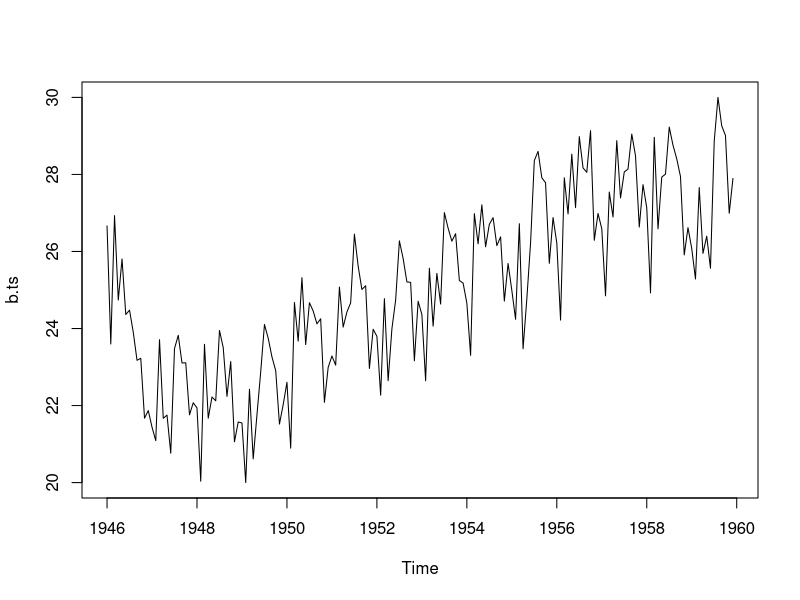
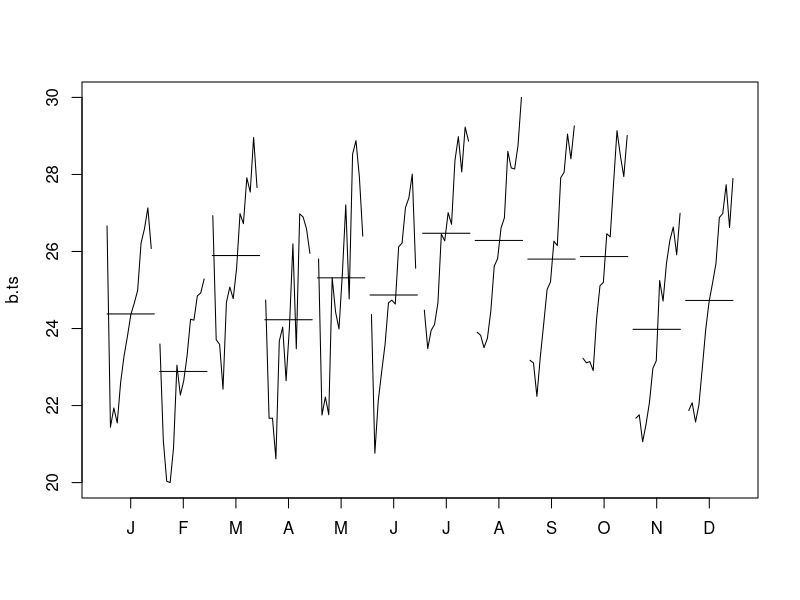
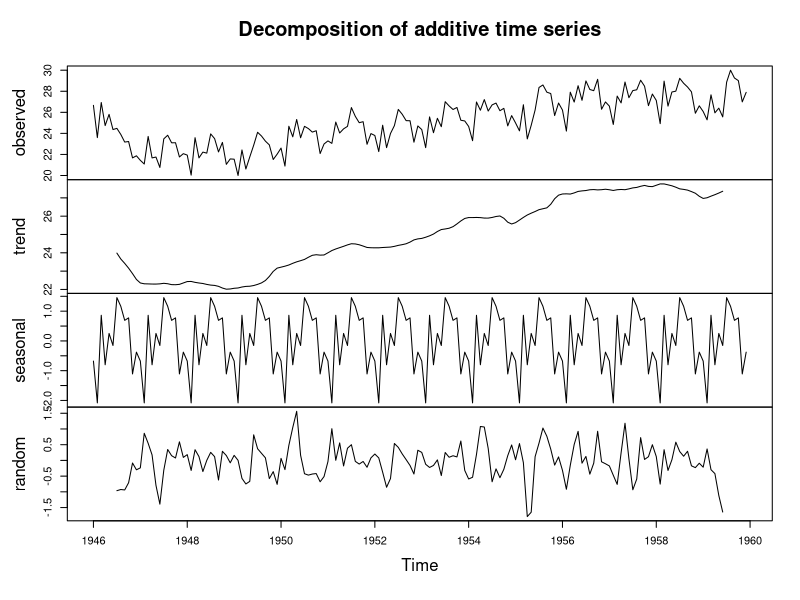
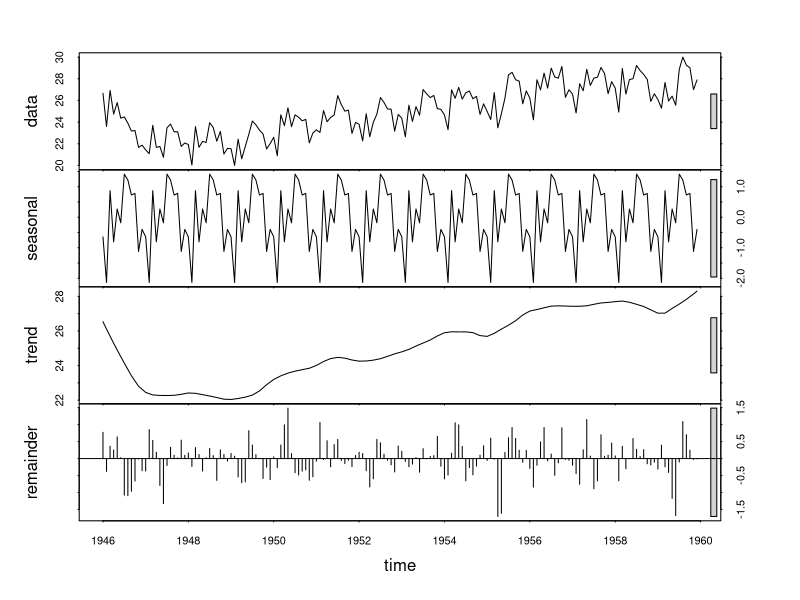
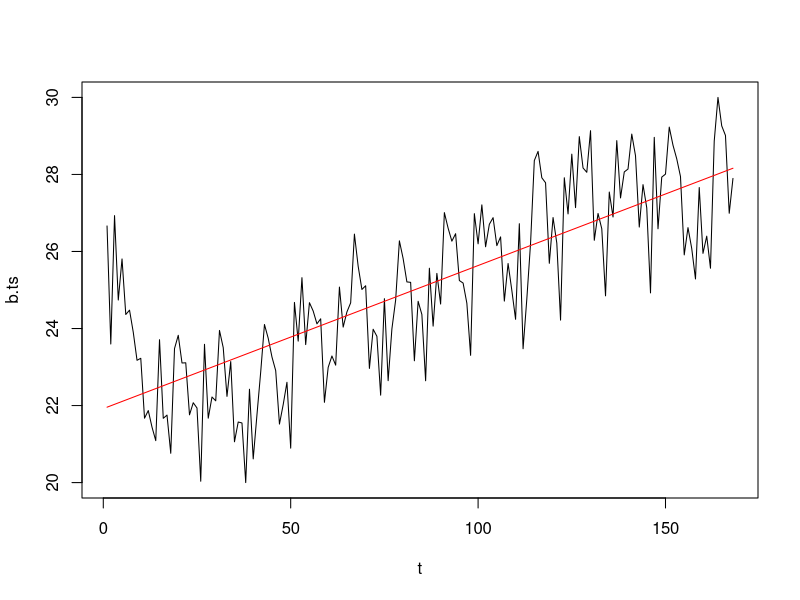
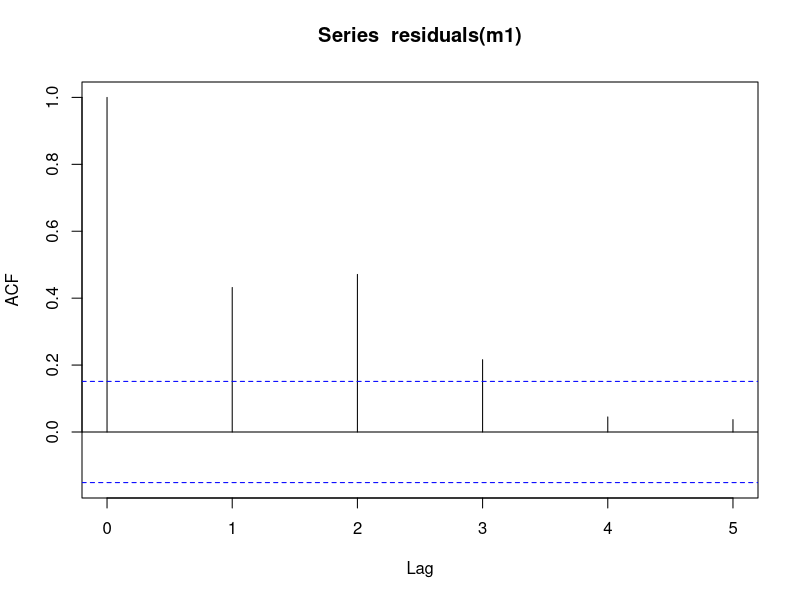
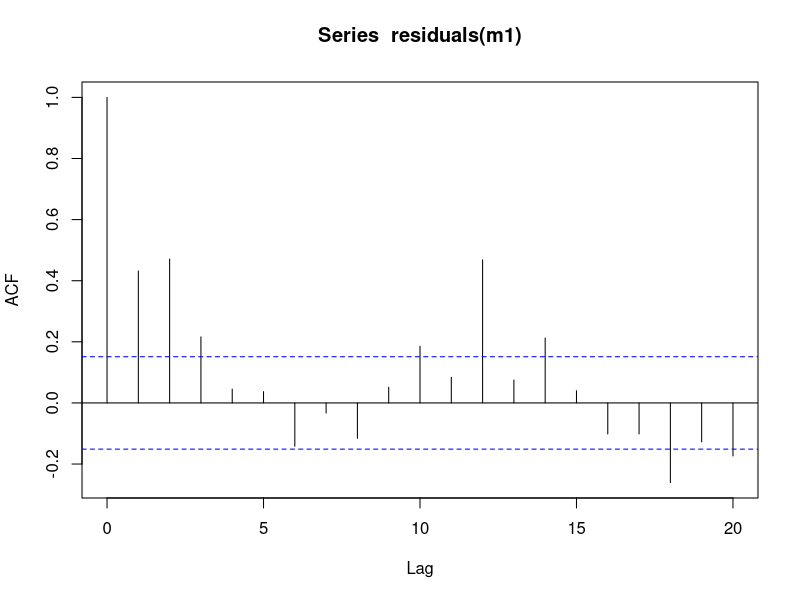
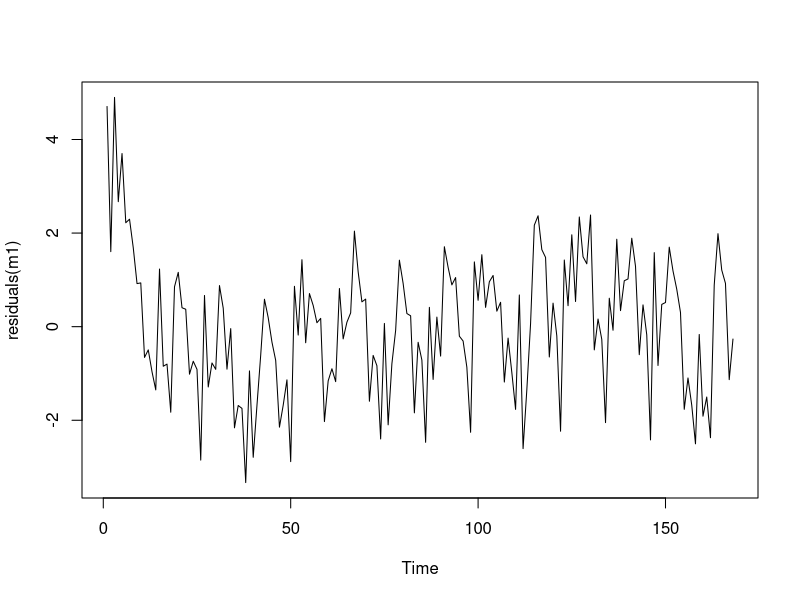

Source code (R) for these figures, in order: (Note: this script raises an error after producing the figures.)
# Лекция 7 - временные ряды

library(TTR)
library(car)
library(lmtest)
library(nortest)
library(forecast)

par(mfrow=c(1,1))
bd <- read.csv("data/Birth.csv",header=FALSE,sep=";")

b.ts <- ts(bd$V1, frequency=12, start=c(1946, 1)) # преобразование в Time Series Object
is.ts(b.ts)
frequency(b.ts)
plot.ts(b.ts)

monthplot(b.ts)
# декомпозиция
# random - случайная составляющая (ошибки)
# type - тип модели (аддитивная, мультипликативная)
dts <- decompose(b.ts)
plot(dts) # график детерминированных составляющих 

# декомпозиция без сглаживания
dts2 <- stl(b.ts, s.window="periodic")
plot(dts2)

# График с зависимостью по времени
t <- c(1:168)
plot(t, b.ts, type="l")
m1 <- lm(b.ts~t)
lines(t, fitted(m1), col="red")


# Проверка на автокоррел¤цию
# Графическая интерпретация
acf(residuals(m1), lag.max=5) #ACF остатков
acf(residuals(m1), lag.max=20)
# Тест Бокса-Юнга
# p-value < 0.05 - есть автокорелляция
Box.test(residuals(m1),lag=20, type="Ljung-Box")
plot.ts(residuals(m1))
# Тест Дарбина-Уотсона до пятого порядка
# Значение статистики -> 2 говорит об отсутствии АК четвёртого порядка, в остальных случаях - присутствие АК
durbinWatsonTest(residuals(m1), max.lag=5)
bgtest(m1, order=15, type="F")
pearson.test(residuals(m1)) # p > 0.05, остатки имеют нормальное распределение


# Скользящее среднее
sma <- SMA(b.ts, n=3) # окно по три элемента
summary(sma)
plot.ts(sma)
# lines(b.ts, col="red")


# Модель Холта-Уинтерса
hw <- HoltWinters(b.ts)
plot(hw$fitted[,1])
# lines(b.ts, col="red")

#прогнозирование
predict(hw, n.ahead=12)
plot(b.ts, xlim=c(1946,1969))
lines(predict(hw, n.ahead=48), col=2)

# Экспоненциальное сглаживание без тренда и сезонности
# SSE - среднеквадратичная ошибка
hw <- HoltWinters(b.ts, beta=FALSE, gamma=FALSE)
summary(hw)
plot(hw)
fhw <- forecast.HoltWinters(hw, h=10)
plot.forecast(fhw)

acf(fhw$residuals, lag.max=15)
acf(residuals(hw), lag.max=15)
# p-value < 0.05 - наличие АК
Box.test(fhw$residuals, lag=20, type="Ljung-Box")

pearson.test(fhw$residuals)
plot.ts(fhw$residuals)

# Точность прогноза
# Первый аргумент - модель или прогнозный ряд, второй - исходный ряд
# MAPE - средний абсолютный процент ошибки (д.б. в пределах 3-5%)
accuracy(hw$fitted[,1], b.ts)
